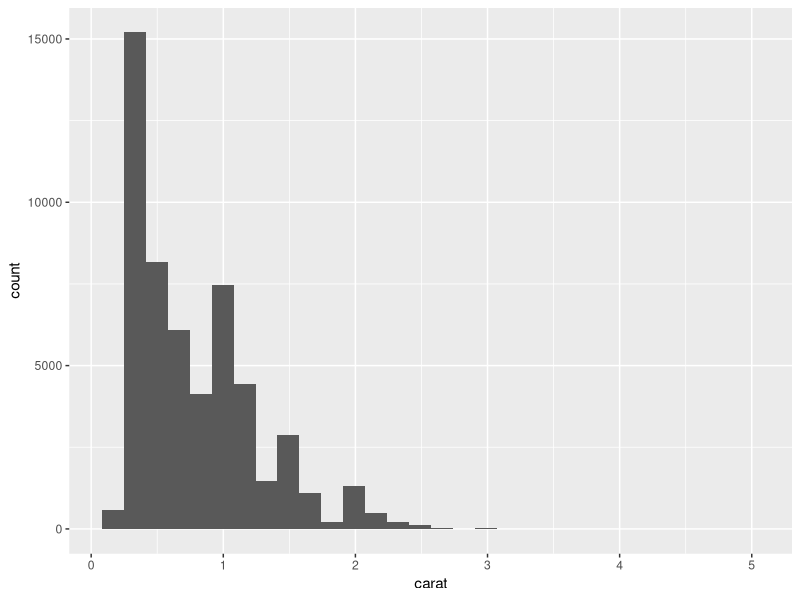
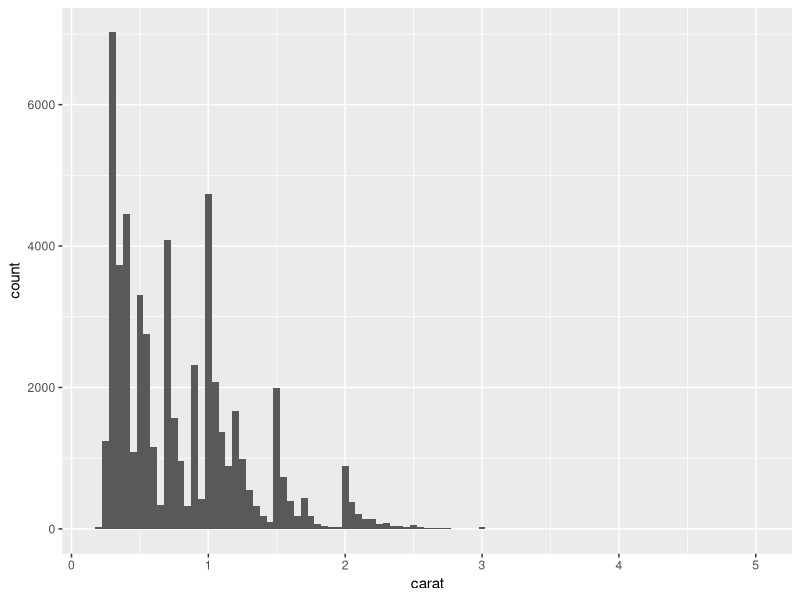
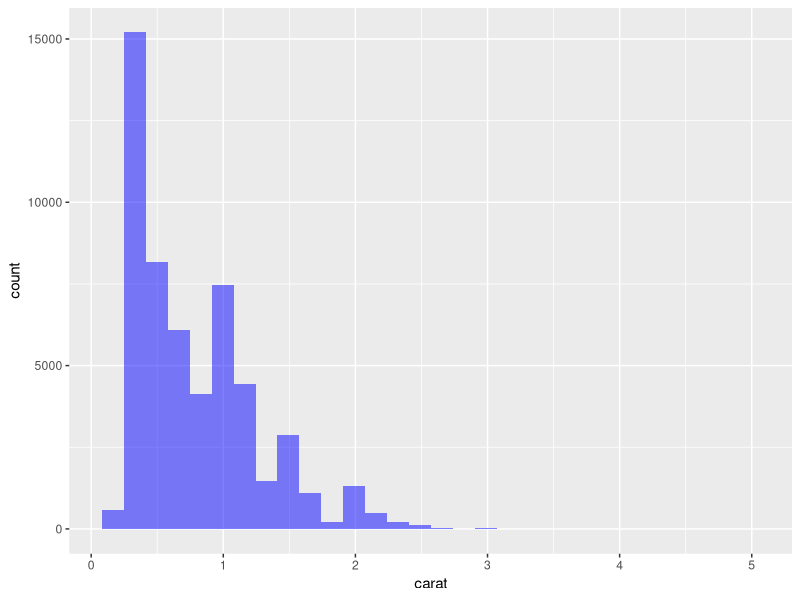

These charts were generated, in order, by the following R code:
rm(list = ls())

library("ggplot2")

# Ejemplo 16
ggplot(diamonds, aes(x=carat)) + 
  geom_histogram(bins=30)

# Ejemplo 17
ggplot(diamonds, aes(x=carat)) + 
  geom_histogram(binwidth=0.05)

# Ejemplo 18
ggplot(diamonds, aes(x=carat)) + 
  geom_histogram(alpha=0.5, fill="blue")

